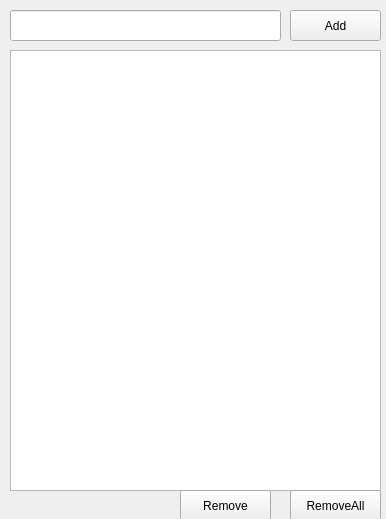
<?xml version="1.0" encoding="UTF-8"?>
<ui version="4.0">
 <class>MainWindow</class>
 <widget class="QMainWindow" name="MainWindow">
  <property name="geometry">
   <rect>
    <x>0</x>
    <y>0</y>
    <width>386</width>
    <height>519</height>
   </rect>
  </property>
  <property name="windowTitle">
   <string>MainWindow</string>
  </property>
  <widget class="QWidget" name="centralwidget">
   <widget class="QLineEdit" name="txtTask">
    <property name="geometry">
     <rect>
      <x>10</x>
      <y>10</y>
      <width>271</width>
      <height>31</height>
     </rect>
    </property>
   </widget>
   <widget class="QPushButton" name="btnAdd">
    <property name="geometry">
     <rect>
      <x>290</x>
      <y>10</y>
      <width>91</width>
      <height>31</height>
     </rect>
    </property>
    <property name="text">
     <string>Add</string>
    </property>
   </widget>
   <widget class="QListWidget" name="listWidget">
    <property name="geometry">
     <rect>
      <x>10</x>
      <y>50</y>
      <width>371</width>
      <height>441</height>
     </rect>
    </property>
   </widget>
   <widget class="QPushButton" name="btnRemoveAll">
    <property name="geometry">
     <rect>
      <x>290</x>
      <y>490</y>
      <width>91</width>
      <height>31</height>
     </rect>
    </property>
    <property name="text">
     <string>RemoveAll</string>
    </property>
   </widget>
   <widget class="QPushButton" name="btRemove">
    <property name="geometry">
     <rect>
      <x>180</x>
      <y>490</y>
      <width>91</width>
      <height>31</height>
     </rect>
    </property>
    <property name="text">
     <string>Remove</string>
    </property>
   </widget>
  </widget>
 </widget>
 <resources/>
 <connections/>
</ui>
